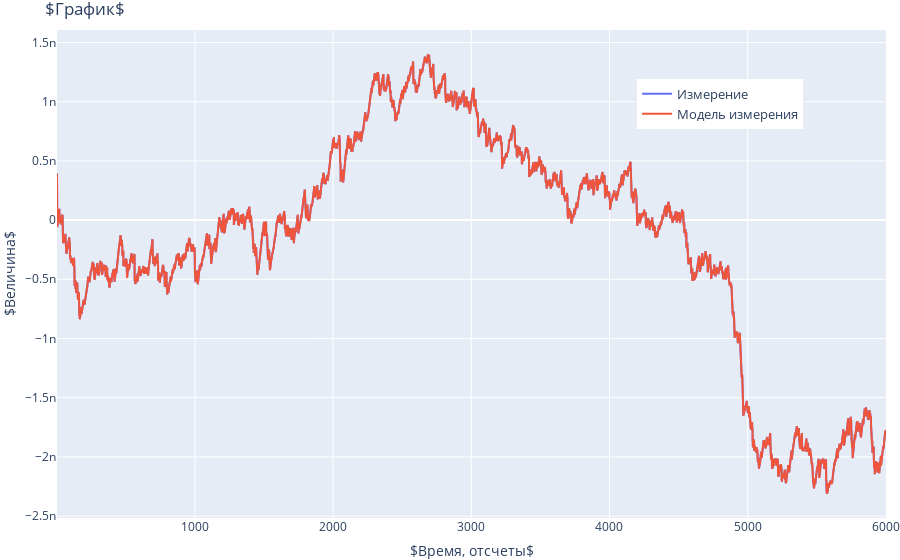

This figure's notebook cell:
### Code cell
import plotly.express as px
import plotly.graph_objs as go

fig_app = go.Figure()
fig_app.add_trace(go.Scatter(x=data[0, :], y=x_plot2[:, 0], name='Измерение'))
fig_app.add_trace(go.Scatter(x=data[0, :], y=z_plot, name='Модель измерения'))

fig_app.update_layout(legend_orientation="v",
                      legend=dict(x=0.9, xanchor="right", y=0.9, yanchor='top',
                        font=dict(size=13)),
                      title=f'$График$',
                      xaxis_title='$Время, отсчеты$',
                      yaxis_title="$Величина$",
                      margin=dict(l=0, r=0, t=30, b=0))
fig_app.show()

### Figure 1 — Plotly figure (JSON) as saved in the notebook; plotly's stock layout.template omitted (floating-point values rounded to 4 significant figures; data arrays with more than 128 entries replaced by an {"elided": "..."} marker saying what was removed)
{"data": [{"name": "Измерение", "type": "scatter", "x": {"elided": "6000 int values"}, "y": {"elided": "6000 float values"}}, {"name": "Модель измерения", "type": "scatter", "x": {"elided": "6000 int values"}, "y": {"elided": "6000 float values"}}], "layout": {"legend": {"font": {"size": 13}, "orientation": "v", "x": 0.9, "xanchor": "right", "y": 0.9, "yanchor": "top"}, "margin": {"b": 0, "l": 0, "r": 0, "t": 30}, "title": {"text": "$График$"}, "xaxis": {"title": {"text": "$Время, отсчеты$"}}, "yaxis": {"title": {"text": "$Величина$"}}}}
